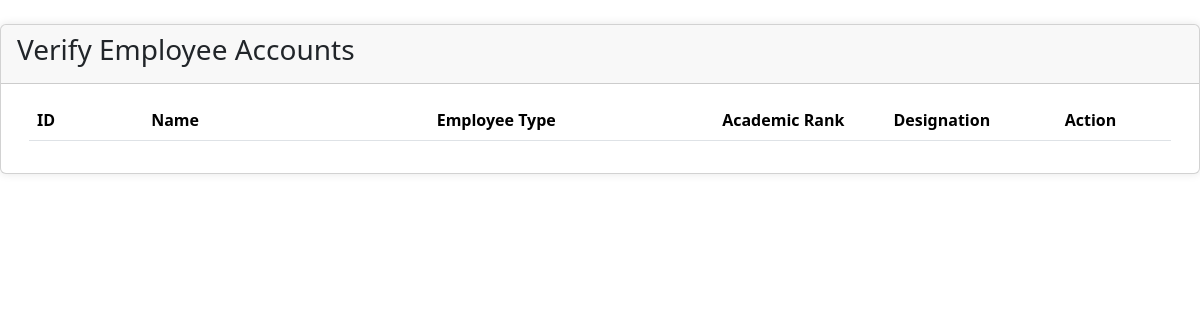
Before: /admin/verify_acc.php with the older database file.
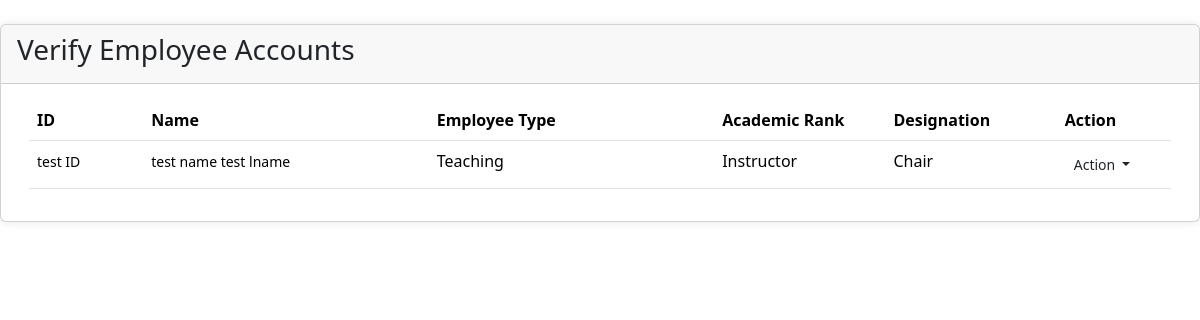
After: the same page with the newer database file.
### tables this page shows
CREATE TABLE `employee` (
  `employee_id` varchar(20) NOT NULL,
  `username` varchar(50) NOT NULL,
  `password` varchar(50) NOT NULL,
  `acc_status` varchar(50) NOT NULL,
  `fname` varchar(25) NOT NULL,
  `mname` varchar(255) NOT NULL,
  `lname` varchar(20) NOT NULL,
  `credits` int(11) DEFAULT NULL,
  `birthdate` date NOT NULL,
  `contact` int(11) NOT NULL,
  `address` varchar(100) NOT NULL,
  `department` int(11) NOT NULL,
  `employee_type` int(11) NOT NULL,
  `academic_rank` int(11) DEFAULT NULL,
  `designation` int(11) DEFAULT NULL
);

CREATE TABLE `employee_type` (
  `type_id` int(11) NOT NULL,
  `type_name` varchar(50) NOT NULL
);

CREATE TABLE `academic_rank` (
  `rank_id` int(11) NOT NULL,
  `rank_name` varchar(50) NOT NULL
);

CREATE TABLE `designation` (
  `designation_id` int(11) NOT NULL,
  `designation_name` varchar(50) NOT NULL
);

### config.php (called while the page is built, shortened)
<?php
    $con = new mysqli('localhost', 'root', '', 'leave_system');
     $empVerifySql = $con -> query("SELECT employee.employee_id, employee.fname, employee.lname, employee_type.type_name, academic_rank.rank_name, designation.designation_name
     FROM employee
     LEFT JOIN employee_leave ON employee.employee_id = employee_leave.employee_id
     LEFT JOIN leave_type ON employee_leave.leave_type = leave_type.type_id
     LEFT JOIN employee_type ON employee.employee_type = employee_type.type_id
     LEFT JOIN academic_rank ON employee.academic_rank = academic_rank.rank_id
     LEFT JOIN designation ON employee.designation = designation.designation_id
     WHERE employee.acc_status = 'Pending'
     ");
?>

### admin/verify_acc.php (the view, shortened to what this page needs)
<?php
    require('../config.php');
?>
<!DOCTYPE html>
<html lang="en">
<head>
    <link rel="stylesheet" href="../css/contents.css">
    <link href="https://cdn.jsdelivr.net/npm/bootstrap@5.3.3/dist/css/bootstrap.min.css" rel="stylesheet">
</head>
<body>
<div class="card card-outline card-primary mt-4" id="load-content">
	<div class="card-header d-flex justify-content-between">
		<h3 class="card-title">Verify Employee Accounts</h3>
	</div>
	<div class="card-body">
        <div class="container-fluid">
			<table class="table table-hover table-stripped">
				<colgroup>
					<col width="10%">
					<col width="25%">
					<col width="25%">
					<col width="15%">
					<col width="15%">
					<col width="10%">
				</colgroup>
				<thead>
					<tr>
						<th>ID</th>
						<th>Name</th>
						<th>Employee Type</th>
						<th>Academic Rank</th>
						<th>Designation</th>
						<th>Action</th>
					</tr>
				</thead>
				<tbody>
                        <?php
                            while($employee = $empVerifySql -> fetch_assoc()){
                        ?>
						<tr>
							<td>
                            <small> <?=$employee['employee_id']?></small><br>
                            </td>
							<td>
								<small><?=$employee['fname'] . ' ' . $employee['lname']?> </small>
                            </td>
							<td><?=$employee['type_name']?></td>
							<td><?=$employee['rank_name']?></td>
							<td><?=$employee['designation_name']?></td>
							<td>
                                <div class="dropdown">
                                    <button class="btn btn-flat btn-default btn-sm dropdown-toggle" type="button" id="dropdownMenuButton" data-bs-toggle="dropdown" aria-expanded="false">
                                        Action
                                    </button>
                                </div>
							</td>
						</tr>
                        <?php
                            }
                        ?>
				</tbody>
			</table>
		</div>
	</div>
</div>
</body>
</html>

Changed rows visible on the page:
added employee: employee_id "test ID", fname "test name", lname "test lname", employee_type.type_name "Teaching", academic_rank.rank_name "Instructor", designation.designation_name "Chair"
